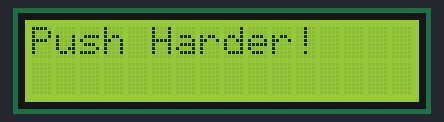
The sketch below on a simulated Arduino Uno, built with avr-gcc and run on an emulated ATmega328P. Shown: 16×2 character LCD.

Above: at 0.1 s.
At 3.44 s:
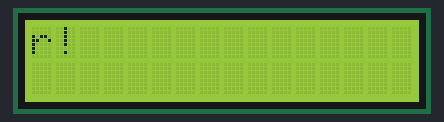
At 7.69 s:
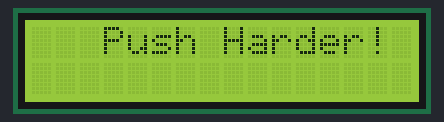
At 14.6 s:
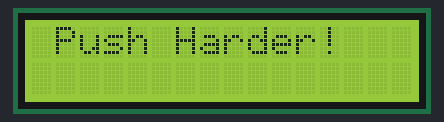
At 22.45 s:
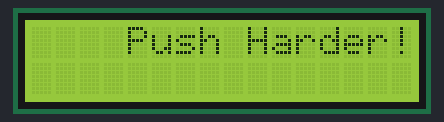
At 29.4 s:
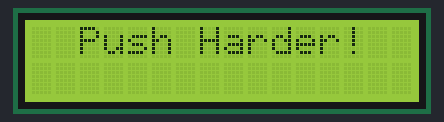

The sketch:

scroll_harder.ino
```cpp
/*
  LiquidCrystal Library - scrollDisplayLeft() and scrollDisplayRight()

  The circuit:
 * LCD RS pin to digital pin 12
 * LCD Enable pin to digital pin 11
 * LCD D4 pin to digital pin 5
 * LCD D5 pin to digital pin 4
 * LCD D6 pin to digital pin 3
 * LCD D7 pin to digital pin 2
 * LCD R/W pin to ground
 * 10K resistor:
 * ends to +5V and ground
 * wiper to LCD VO pin (pin 3)
*/


#include <LiquidCrystal.h>

// initialize the library by associating any needed LCD interface pin
// with the arduino pin number it is connected to
const int rs = 8, en = 9, d4 = 4, d5 = 5, d6 = 6, d7 = 7;
//const int rs = 12, en = 11, d4 = 5, d5 = 4, d6 = 3, d7 = 2;
LiquidCrystal lcd(rs, en, d4, d5, d6, d7);
String mystring = "Push Harder!";
int strLength = mystring.length();

void setup() {
  // set up the LCD's number of columns and rows:
  lcd.begin(16, 2);
  // Print a message to the LCD.
  lcd.print(mystring);
  delay(1000);
}

void loop() {
  // scroll 13 positions (string length) to the left
  // to move it offscreen left:
  for (int positionCounter = 0; positionCounter < strLength; positionCounter++) {
    // scroll one position left:
    lcd.scrollDisplayLeft();
    // wait a bit:
    delay(250);
  }

  // scroll 29 positions (string length + display length) to the right
  // to move it offscreen right:
  for (int positionCounter = 0; positionCounter < strLength+16; positionCounter++) {
    // scroll one position right:
    lcd.scrollDisplayRight();
    // wait a bit:
    delay(250);
  }

  // scroll 16 positions (display length + string length) to the left
  // to move it back to center:
  for (int positionCounter = 0; positionCounter < strLength+3; positionCounter++) {
    // scroll one position left:
    lcd.scrollDisplayLeft();
    // wait a bit:
    delay(250);
  }

  // delay at the end of the full loop:
  delay(1000);

}
```

Measured:
- what the display in image 3 shows lasts 1.2 s, from 14.6 s to 15.8 s
